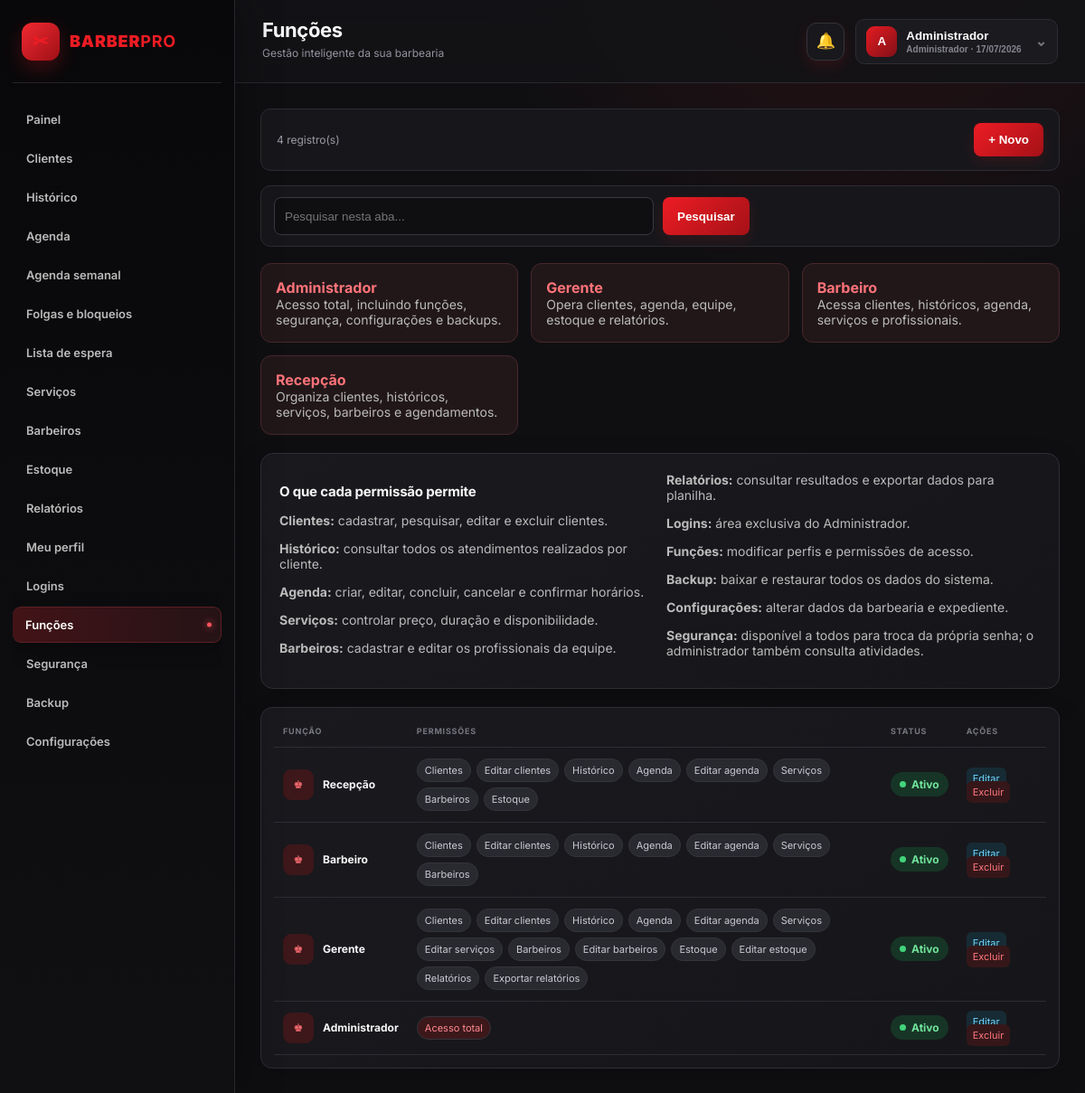
Page /funcoes.php (signed in) on the committed database.
### tables this page shows
CREATE TABLE roles(id INT AUTO_INCREMENT PRIMARY KEY,name VARCHAR(60) UNIQUE,permissions TEXT,active TINYINT DEFAULT 1);

### funcoes.php (called while the page is built)
<?php $module='roles'; require __DIR__.'/app.php';

### database.php (called while the page is built)
<?php
function db(){static $p;if(!$p)$p=new PDO('mysql:host=localhost;dbname=barbearia_system;charset=utf8mb4','root','',[PDO::ATTR_ERRMODE=>PDO::ERRMODE_EXCEPTION,PDO::ATTR_DEFAULT_FETCH_MODE=>PDO::FETCH_ASSOC]);return $p;}

### app.php (the view, shortened to what this page needs)
<?php
session_start(); require __DIR__.'/database.php';
function e($v){return htmlspecialchars((string)$v,ENT_QUOTES,'UTF-8');}
function setting($key,$default=''){$s=db()->prepare('SELECT setting_value FROM settings WHERE setting_key=?');$s->execute([$key]);return $s->fetchColumn()?:$default;}
function permission_chips($csv){if($csv==='all')return '<span class="perm-chip total">Acesso total</span>';$labels=['clients.view'=>'Clientes','clients.manage'=>'Editar clientes','history.view'=>'Histórico','appointments.view'=>'Agenda','appointments.manage'=>'Editar agenda','services.view'=>'Serviços','services.manage'=>'Editar serviços','barbers.view'=>'Barbeiros','barbers.manage'=>'Editar barbeiros','inventory.view'=>'Estoque','inventory.manage'=>'Editar estoque','reports.view'=>'Relatórios','reports.export'=>'Exportar relatórios','users.view'=>'Logins','users.manage'=>'Editar logins','roles.view'=>'Funções','roles.manage'=>'Editar funções','backups.view'=>'Backup','backups.manage'=>'Restaurar backup','settings.view'=>'Configurações','settings.manage'=>'Editar configurações'];$html='';foreach(array_filter(explode(',',$csv)) as $key){$html.='<span class="perm-chip">'.e($labels[$key]??$key).'</span>';}return $html?:'<span class="perm-chip muted">Sem permissões</span>';}
function has_perm($permission){if(($_SESSION['user']['role']??'')==='Administrador'||($_SESSION['user']['permissions']??'')==='all')return true;$permissions=explode(',',$_SESSION['user']['permissions']??'');if(in_array($permission,$permissions,true))return true;$module=explode('.',$permission)[0];return in_array($module,$permissions,true);}
 ?><?php
$files=['dashboard'=>'index.php','clients'=>'clientes.php','history'=>'historico.php','appointments'=>'agenda.php','weekly'=>'agenda_semanal.php','blocks'=>'bloqueios.php','waitlist'=>'lista_espera.php','services'=>'servicos.php','barbers'=>'barbeiros.php','inventory'=>'estoque.php','reports'=>'relatorios.php','profile'=>'perfil.php','users'=>'logins.php','roles'=>'funcoes.php','security'=>'seguranca.php','backups'=>'backup.php','settings'=>'configuracoes.php'];
$titles=['dashboard'=>'Painel','clients'=>'Clientes','history'=>'Histórico','appointments'=>'Agenda','weekly'=>'Agenda semanal','blocks'=>'Folgas e bloqueios','waitlist'=>'Lista de espera','services'=>'Serviços','barbers'=>'Barbeiros','inventory'=>'Estoque','reports'=>'Relatórios','profile'=>'Meu perfil','users'=>'Logins','roles'=>'Funções','security'=>'Segurança','backups'=>'Backup','settings'=>'Configurações'];
$tables=['clients'=>'clients','appointments'=>'appointments','services'=>'services','barbers'=>'barbers','inventory'=>'inventory','users'=>'users','roles'=>'roles'];
$title=$titles[$module];$business=setting('business_name','BarberPro');
?><!doctype html><html lang="pt-BR"><head><link rel="stylesheet" href="style.css"><link rel="stylesheet" href="professional.css"></head><body><aside><div class="logo"><span class="logo-mark">✂</span><span>BARBER<b>PRO</b></span></div><nav><?php foreach($titles as $key=>$label):?><?php $menuPermission=in_array($key,['weekly','blocks','waitlist'],true)?'appointments':$key;$showMenu=in_array($key,['dashboard','security','profile'],true)||has_perm($menuPermission.'.view');if($showMenu):?><a class="<?=$module===$key?'on':''?>" href="<?=$files[$key]?>"><?=e($label)?></a><?php endif;endforeach?></nav></aside><main><header><div><h1><?=e($title)?></h1><p>Gestão inteligente da sua barbearia</p></div><div class="header-actions"><div class="notification-wrap"><button class="notification-bell" id="notificationBell" type="button" onclick="toggleNotifications(event)">🔔</button></div><div class="top-user-wrap"><button class="top-user" type="button" onclick="toggleUserMenu(event)"><div class="top-avatar"><?=e(mb_strtoupper(mb_substr($_SESSION['user']['name'],0,1)))?></div><div><b><?=e($_SESSION['user']['name'])?></b><small><?=e($_SESSION['user']['role'])?> · <?=date('d/m/Y')?></small></div><span class="user-caret">⌄</span></button></div></div></header><section>
<?php if($module==='dashboard'):
 $clients=db()->query('SELECT COUNT(*) FROM clients')->fetchColumn();$today=db()->query("SELECT COUNT(*) FROM appointments WHERE DATE(start_at)=CURDATE() AND status<>'Cancelado'")->fetchColumn();$pending=db()->query("SELECT COUNT(*) FROM appointments WHERE status='Pendente' AND start_at>=NOW()")->fetchColumn();$doneToday=db()->query("SELECT COUNT(*) FROM appointments WHERE DATE(start_at)=CURDATE() AND status='Concluído'")->fetchColumn();$canceledMonth=db()->query("SELECT COUNT(*) FROM appointments WHERE MONTH(start_at)=MONTH(CURDATE()) AND YEAR(start_at)=YEAR(CURDATE()) AND status='Cancelado'")->fetchColumn();$doneMonth=db()->query("SELECT COUNT(*) FROM appointments WHERE MONTH(start_at)=MONTH(CURDATE()) AND YEAR(start_at)=YEAR(CURDATE()) AND status='Concluído'")->fetchColumn();$month=db()->query("SELECT COALESCE(SUM(IF(type='Receita',amount,-amount)),0) FROM finance WHERE status='Pago' AND date>=DATE_FORMAT(CURDATE(),'%Y-%m-01') AND date<DATE_ADD(LAST_DAY(CURDATE()),INTERVAL 1 DAY)")->fetchColumn();$income=db()->query("SELECT COALESCE(SUM(amount),0) FROM finance WHERE type='Receita' AND status='Pago' AND date>=DATE_FORMAT(CURDATE(),'%Y-%m-01')")->fetchColumn();$next=db()->query("SELECT a.*,c.name client,s.name service FROM appointments a JOIN clients c ON c.id=a.client_id JOIN services s ON s.id=a.service_id WHERE a.start_at>=NOW() AND a.status<>'Cancelado' ORDER BY a.start_at LIMIT 6")->fetchAll();
?><div class="welcome"><div><small>RESUMO DO MÊS</small><h2>Olá, <?=e(explode(' ',$_SESSION['user']['name'])[0])?>!</h2></div><div class="welcome-icon">✂</div></div><div class="stats three"><article><small>Clientes cadastrados</small><strong><?=$clients?></strong><em>Base total</em></article><article><small>Horários hoje</small><strong><?=$today?></strong><em>Atendimentos ativos</em></article><?php if(in_array($_SESSION['user']['role'],['Administrador','Gerente'],true)):?><article><small>Receitas do mês</small><strong><?=money($income)?></strong><em>Atendimentos concluídos</em></article><?php endif?><article><small>Concluídos hoje</small><strong><?=$doneToday?></strong><em>Atendimentos finalizados</em></article></div><div class="dashboard-grid"><div class="card"><div class="card-title"><h2>Próximos horários</h2><a href="agenda.php">Ver agenda</a></div><div class="table"><table><thead><tr><th>Data</th><th>Cliente</th><th>Serviço</th><th>Status</th></tr></thead><tbody><?php foreach($next as $r):?><tr><td><?=date('d/m H:i',strtotime($r['start_at']))?></td><td><?=e($r['client'])?></td><td><?=e($r['service'])?></td><td><span class="badge"><?=e($r['status'])?></span></td></tr><?php endforeach?></tbody></table><?php if(!$next):?><p class="empty">Nenhum horário futuro.</p><?php endif?></div></div><div class="card quick"><h2>Ações rápidas</h2><a class="btn" href="agenda.php">+ Agendar horário</a><a class="btn gray" href="clientes.php">+ Novo cliente</a><div class="pending"><strong><?=$pending?></strong><span>agendamento(s) aguardando confirmação</span></div></div></div><div class="insight-grid <?=in_array($_SESSION['user']['role'],['Administrador','Gerente'],true)?'':'no-finance'?>"><div class="insight"><span class="insight-dot red"></span><div><small>Pendentes futuros</small><b><?=$pending?></b></div></div><div class="insight"><span class="insight-dot green"></span><div><small>Concluídos no mês</small><b><?=$doneMonth?></b></div></div><div class="insight"><span class="insight-dot yellow"></span><div><small>Cancelados no mês</small><b><?=$canceledMonth?></b></div></div><?php if(in_array($_SESSION['user']['role'],['Administrador','Gerente'],true)):?><div class="insight"><span class="insight-dot blue"></span><div><small>Ticket médio</small><b><?=money($doneMonth?($income/$doneMonth):0)?></b></div></div><?php endif?></div>
<?php else:
 $rows=[];$clientList=[];$serviceList=[];$roleList=[];$barberList=[];
 if($module==='appointments'){$rows=db()->query('SELECT a.*,c.name client,c.phone client_phone,s.name service,b.name barber FROM appointments a JOIN clients c ON c.id=a.client_id JOIN services s ON s.id=a.service_id LEFT JOIN barbers b ON b.id=a.barber_id ORDER BY start_at DESC')->fetchAll();$clientList=db()->query('SELECT * FROM clients ORDER BY name')->fetchAll();$serviceList=db()->query('SELECT * FROM services WHERE active=1 ORDER BY name')->fetchAll();$barberList=db()->query('SELECT * FROM barbers WHERE active=1 ORDER BY name')->fetchAll();}
 elseif($module==='users'){$rows=db()->query('SELECT u.*,r.name role,r.permissions role_permissions,r.active role_active FROM users u JOIN roles r ON r.id=u.role_id ORDER BY u.name')->fetchAll();$roleList=db()->query('SELECT * FROM roles WHERE active=1 ORDER BY name')->fetchAll();}
 else{$rows=db()->query('SELECT * FROM '.$tables[$module].' ORDER BY id DESC')->fetchAll();}
 $search=trim($_GET['search']??'');if($search!==''){$rows=array_values(array_filter($rows,fn($row)=>stripos(implode(' ',array_map('strval',$row)),$search)!==false));}
?><div class="actions"><span><?=count($rows)?> registro(s)</span><button onclick="openForm()">+ Novo</button></div>
<form class="search" method="get"><input name="search" value="<?=e($search)?>" placeholder="Pesquisar nesta aba..."><button>Pesquisar</button></form>
<?php if($module==='roles'):?><div class="info-grid"><div class="info"><b>Administrador</b><span>Acesso total, incluindo funções, segurança, configurações e backups.</span></div><div class="info"><b>Gerente</b><span>Opera clientes, agenda, equipe, estoque e relatórios.</span></div><div class="info"><b>Barbeiro</b><span>Acessa clientes, históricos, agenda, serviços e profissionais.</span></div><div class="info"><b>Recepção</b><span>Organiza clientes, históricos, serviços, barbeiros e agendamentos.</span></div></div><div class="card permissions-help"><h2>O que cada permissão permite</h2><p><b>Clientes:</b> cadastrar, pesquisar, editar e excluir clientes.</p><p><b>Histórico:</b> consultar todos os atendimentos realizados por cliente.</p><p><b>Agenda:</b> criar, editar, concluir, cancelar e confirmar horários.</p><p><b>Serviços:</b> controlar preço, duração e disponibilidade.</p><p><b>Barbeiros:</b> cadastrar e editar os profissionais da equipe.</p><p><b>Relatórios:</b> consultar resultados e exportar dados para planilha.</p><p><b>Logins:</b> área exclusiva do Administrador.</p><p><b>Funções:</b> modificar perfis e permissões de acesso.</p><p><b>Backup:</b> baixar e restaurar todos os dados do sistema.</p><p><b>Configurações:</b> alterar dados da barbearia e expediente.</p><p><b>Segurança:</b> disponível a todos para troca da própria senha; o administrador também consulta atividades.</p></div><?php endif?>
<div class="card table"><table><thead><tr><?php if($module==='clients'):?><th>Nome</th><th>Telefone</th><th>Observação</th><?php elseif($module==='services'):?><th>Serviço</th><th>Preço</th><th>Duração</th><th>Status</th><?php elseif($module==='appointments'):?><th>Data</th><th>Cliente</th><th>Serviço</th><th>Status</th><?php elseif($module==='finance'):?><th>Data</th><th>Descrição</th><th>Tipo</th><th>Pagamento</th><th>Valor</th><?php elseif($module==='users'):?><th>Usuário</th><th>Login</th><th>Cargo</th><th>Acessos do cargo</th><th>Cargo</th><th>Login</th><?php else:?><th>Função</th><th>Permissões</th><th>Status</th><?php endif?><th>Ações</th></tr></thead><tbody><?php foreach($rows as $r):?><tr><?php if($module==='clients'):?><td><b><?=e($r['name'])?></b></td><td><?=e($r['phone'])?></td><td><?=e($r['notes'])?></td><?php elseif($module==='services'):?><td><b><?=e($r['name'])?></b></td><td><?=money($r['price'])?></td><td><?=$r['duration']?> min</td><td><?=$r['active']?'Ativo':'Inativo'?></td><?php elseif($module==='appointments'):?><td><?=date('d/m/Y H:i',strtotime($r['start_at']))?></td><td><?=e($r['client'])?></td><td><?=e($r['service'])?></td><td><span class="badge"><?=e($r['status'])?></span></td><?php elseif($module==='finance'):?><td><?=date('d/m/Y',strtotime($r['date']))?></td><td><?=e($r['description'])?></td><td><?=e($r['type'])?></td><td><?=e($r['payment_method']??'Dinheiro')?></td><td><?=money($r['amount'])?></td><?php elseif($module==='users'):?><td><b><?=e($r['name'])?></b></td><td><code class="login-code"><?=e($r['email'])?></code></td><td><b><?=e($r['role'])?></b></td><td><div class="permission-chips"><?=permission_chips($r['role_permissions'])?></div></td><td><span class="role-status <?=$r['role_active']?'active':'inactive'?>"><?=$r['role_active']?'Ativo':'Desativado'?></span></td><td><span class="role-status <?=$r['active']?'active':'inactive'?>"><?=$r['active']?'Ativo':'Desativado'?></span></td><?php else:?><td><div class="role-name"><span class="role-icon">♚</span><b><?=e($r['name'])?></b></div></td><td><div class="permission-chips"><?=permission_chips($r['permissions'])?></div></td><td><span class="role-status <?=$r['active']?'active':'inactive'?>"><?=$r['active']?'Ativo':'Desativado'?></span></td><?php endif?><td><a class="edit" href="<?=$files[$module]?>?edit=<?=$r['id']?>">Editar</a> <a class="del" onclick="return confirm('Excluir registro?')" href="<?=$files[$module]?>?delete=<?=$r['id']?>">Excluir</a></td></tr><?php endforeach?></tbody></table></div>
<?php endif?></section></main></body></html>

### style.css (style rules this page uses)
:root { --red:#df1820;--dark:#0b0b0d;--panel:#19191e;--line:#323239;--text:#f5f5f7;--muted:#a5a5ae }
* { box-sizing:border-box }
body { margin:0;background:#101014;color:var(--text);font:14px Segoe UI,Arial }
.logo { font-weight:900;font-size:21px }
.logo span { color:var(--red) }
input,select { width:100%;padding:11px;background:#101014;border:1px solid #414149;border-radius:8px;color:#fff }
button,.btn { display:inline-block;background:var(--red);color:#fff;border:0;border-radius:8px;padding:11px 16px;font-weight:700;text-decoration:none;cursor:pointer }
aside { position:fixed;width:235px;inset:0 auto 0 0;background:var(--dark);border-right:1px solid var(--line);padding:28px 15px;display:flex;flex-direction:column }
nav { margin-top:30px }
nav a { display:block;padding:12px 14px;color:#bbb;text-decoration:none;border-radius:8px;margin:3px }
nav a.on,nav a:hover { background:#411317;color:#fff;border-left:3px solid var(--red) }
main { margin-left:235px }
header { height:88px;background:#16161a;border-bottom:1px solid var(--line);display:flex;align-items:center;justify-content:space-between;padding:0 28px }
h1 { margin:0 }
header p { margin:5px 0;color:var(--muted) }
section { padding:26px }
.stats article,.card { background:var(--panel);border:1px solid var(--line);border-radius:14px;padding:20px }
.card { margin-top:20px }
.actions,.card-title { display:flex;justify-content:space-between;align-items:center }
.table { overflow:auto }
table { width:100%;border-collapse:collapse;min-width:650px }
th,td { text-align:left;padding:13px;border-bottom:1px solid var(--line) }
th { color:#999;font-size:11px;text-transform:uppercase }
.del { color:#ff777d }
.edit,.card-title a { color:#70d6ff }
.info-grid { display:grid;grid-template-columns:repeat(3,1fr);gap:14px;margin-top:18px }
.info { padding:16px;background:#211719;border:1px solid #49272a;border-radius:12px }
.info b { display:block;color:#ff7379;font-size:16px }
.info span,.permissions-help p { color:#bbb }
.search { display:flex;gap:10px;margin:16px 0 }
.search input { max-width:420px }
.role-name { display:flex;align-items:center;gap:10px }
.role-icon { width:34px;height:34px;display:grid;place-items:center;background:#3d171a;color:#ff6f75;border-radius:9px }
.permission-chips { display:flex;flex-wrap:wrap;gap:6px;max-width:650px }
.perm-chip { display:inline-block;padding:5px 8px;border-radius:20px;background:#292930;color:#c9c9d0;font-size:11px }
.perm-chip.total { background:#3c181b;color:#ff8a90 }
.role-status { display:inline-flex;align-items:center;gap:6px;padding:6px 10px;border-radius:20px;font-size:12px;font-weight:700 }
.role-status:before { content:"";width:7px;height:7px;border-radius:50% }
.role-status.active { background:#173526;color:#70e39b }
.role-status.active:before { background:#42d47c }
.permissions-help { columns:2 }
.table td .permission-chips { min-width:260px }

### rows in the picture
roles: name "Recepção", permissions "Clientes", permissions "Editar clientes", permissions "Histórico", permissions "Agenda", permissions "Editar agenda", permissions "Serviços", permissions "Barbeiros", permissions "Estoque", active "Ativo"
roles: name "Barbeiro", permissions "Clientes", permissions "Editar clientes", permissions "Histórico", permissions "Agenda", permissions "Editar agenda", permissions "Serviços", permissions "Barbeiros", active "Ativo"
roles: name "Gerente", permissions "Clientes", permissions "Editar clientes", permissions "Histórico", permissions "Agenda", permissions "Editar agenda", permissions "Serviços", permissions "Editar serviços", permissions "Barbeiros", permissions "Editar barbeiros", permissions "Estoque", permissions "Editar estoque", permissions "Relatórios", permissions "Exportar relatórios", active "Ativo"
roles: name "Administrador", permissions "Acesso total", active "Ativo"

### other values in the picture
$label "Painel"
$label "Clientes"
$label "Histórico"
$label "Agenda"
$label "Agenda semanal"
$label "Folgas e bloqueios"
$label "Lista de espera"
$label "Serviços"
$label "Barbeiros"
$label "Estoque"
$label "Relatórios"
$label "Meu perfil"
$label "Logins"
$label "Funções"
$label "Segurança"
